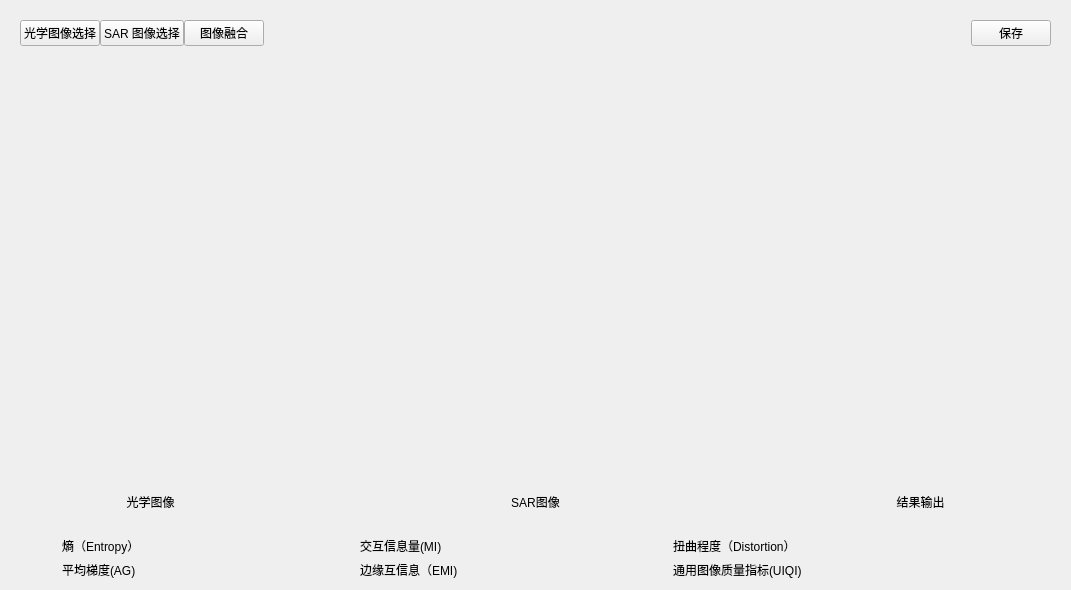
     <widget class="QWidget" name="page2">
      <layout class="QVBoxLayout" name="verticalLayout_16">
       <item>
        <widget class="QWidget" name="subWidget2_1" native="true">
         <property name="sizePolicy">
          <sizepolicy hsizetype="Preferred" vsizetype="Fixed">
           <horstretch>0</horstretch>
           <verstretch>0</verstretch>
          </sizepolicy>
         </property>
         <layout class="QHBoxLayout" name="horizontalLayout_5">
          <property name="spacing">
           <number>0</number>
          </property>
          <item>
           <widget class="QPushButton" name="fusionImageSelect1">
            <property name="text">
             <string>光学图像选择</string>
            </property>
           </widget>
          </item>
          <item>
           <widget class="QPushButton" name="fusionImageSelect2">
            <property name="sizePolicy">
             <sizepolicy hsizetype="Fixed" vsizetype="Fixed">
              <horstretch>0</horstretch>
              <verstretch>0</verstretch>
             </sizepolicy>
            </property>
            <property name="text">
             <string>SAR 图像选择</string>
            </property>
           </widget>
          </item>
          <item>
           <widget class="QPushButton" name="imageFusionButton">
            <property name="sizePolicy">
             <sizepolicy hsizetype="Fixed" vsizetype="Fixed">
              <horstretch>0</horstretch>
              <verstretch>0</verstretch>
             </sizepolicy>
            </property>
            <property name="text">
             <string>图像融合</string>
            </property>
           </widget>
          </item>
          <item>
           <spacer name="horizontalSpacer_8">
            <property name="orientation">
             <enum>Qt::Horizontal</enum>
            </property>
            <property name="sizeHint" stdset="0">
             <size>
              <width>40</width>
              <height>20</height>
             </size>
            </property>
           </spacer>
          </item>
          <item>
           <widget class="QPushButton" name="fusionsave">
            <property name="text">
             <string>保存</string>
            </property>
           </widget>
          </item>
         </layout>
        </widget>
       </item>
       <item>
        <spacer name="verticalSpacer_3">
         <property name="orientation">
          <enum>Qt::Vertical</enum>
         </property>
         <property name="sizeType">
          <enum>QSizePolicy::Preferred</enum>
         </property>
         <property name="sizeHint" stdset="0">
          <size>
           <width>20</width>
           <height>30</height>
          </size>
         </property>
        </spacer>
       </item>
       <item>
        <layout class="QHBoxLayout" name="horizontalLayout_10">
         <item>
          <layout class="QVBoxLayout" name="verticalLayout_7">
           <item>
            <widget class="QLabel" name="merge1">
             <property name="sizePolicy">
              <sizepolicy hsizetype="Preferred" vsizetype="Preferred">
               <horstretch>0</horstretch>
               <verstretch>0</verstretch>
              </sizepolicy>
             </property>
             <property name="minimumSize">
              <size>
               <width>279</width>
               <height>385</height>
              </size>
             </property>
             <property name="maximumSize">
              <size>
               <width>279</width>
               <height>385</height>
              </size>
             </property>
             <property name="frameShape">
              <enum>QFrame::NoFrame</enum>
             </property>
             <property name="text">
              <string/>
             </property>
             <property name="pixmap">
              <pixmap resource="qss.qrc">:/image/11111.png</pixmap>
             </property>
             <property name="scaledContents">
              <bool>true</bool>
             </property>
             <property name="alignment">
              <set>Qt::AlignCenter</set>
             </property>
            </widget>
           </item>
           <item>
            <widget class="QLabel" name="label_4">
             <property name="minimumSize">
              <size>
               <width>0</width>
               <height>40</height>
              </size>
             </property>
             <property name="maximumSize">
              <size>
               <width>16777215</width>
               <height>40</height>
              </size>
             </property>
             <property name="text">
              <string>光学图像</string>
             </property>
             <property name="alignment">
              <set>Qt::AlignCenter</set>
             </property>
            </widget>
           </item>
          </layout>
         </item>
         <item>
          <spacer name="horizontalSpacer_11">
           <property name="orientation">
            <enum>Qt::Horizontal</enum>
           </property>
           <property name="sizeType">
            <enum>QSizePolicy::Preferred</enum>
           </property>
           <property name="sizeHint" stdset="0">
            <size>
             <width>100</width>
             <height>20</height>
            </size>
           </property>
          </spacer>
         </item>
         <item>
          <layout class="QVBoxLayout" name="verticalLayout_8">
           <item>
            <widget class="QLabel" name="merge2">
             <property name="sizePolicy">
              <sizepolicy hsizetype="Preferred" vsizetype="Preferred">
               <horstretch>0</horstretch>
               <verstretch>0</verstretch>
              </sizepolicy>
             </property>
             <property name="minimumSize">
              <size>
               <width>279</width>
               <height>385</height>
              </size>
             </property>
             <property name="maximumSize">
              <size>
               <width>279</width>
               <height>385</height>
              </size>
             </property>
             <property name="frameShape">
              <enum>QFrame::NoFrame</enum>
             </property>
             <property name="text">
              <string/>
             </property>
             <property name="pixmap">
              <pixmap resource="qss.qrc">:/image/11111.png</pixmap>
             </property>
             <property name="scaledContents">
              <bool>true</bool>
             </property>
             <property name="alignment">
              <set>Qt::AlignCenter</set>
             </property>
            </widget>
           </item>
           <item>
            <widget class="QLabel" name="label_5">
             <property name="minimumSize">
              <size>
               <width>0</width>
               <height>40</height>
              </size>
             </property>
             <property name="maximumSize">
              <size>
               <width>16777215</width>
               <height>40</height>
              </size>
             </property>
             <property name="text">
              <string>SAR图像</string>
             </property>
             <property name="alignment">
              <set>Qt::AlignCenter</set>
             </property>
            </widget>
           </item>
          </layout>
         </item>
         <item>
          <spacer name="horizontalSpacer_12">
           <property name="orientation">
            <enum>Qt::Horizontal</enum>
           </property>
           <property name="sizeType">
            <enum>QSizePolicy::Preferred</enum>
           </property>
           <property name="sizeHint" stdset="0">
            <size>
             <width>100</width>
             <height>20</height>
            </size>
           </property>
          </spacer>
         </item>
         <item>
          <layout class="QVBoxLayout" name="verticalLayout_9">
           <item>
            <widget class="QLabel" name="merge3">
             <property name="sizePolicy">
              <sizepolicy hsizetype="Preferred" vsizetype="Preferred">
               <horstretch>0</horstretch>
               <verstretch>0</verstretch>
              </sizepolicy>
             </property>
             <property name="minimumSize">
              <size>
               <width>279</width>
               <height>385</height>
              </size>
             </property>
             <property name="maximumSize">
              <size>
               <width>279</width>
               <height>385</height>
              </size>
             </property>
             <property name="frameShape">
              <enum>QFrame::NoFrame</enum>
             </property>
             <property name="text">
              <string/>
             </property>
             <property name="pixmap">
              <pixmap resource="qss.qrc">:/image/11111.png</pixmap>
             </property>
             <property name="scaledContents">
              <bool>true</bool>
             </property>
             <property name="alignment">
              <set>Qt::AlignCenter</set>
             </property>
            </widget>
           </item>
           <item>
            <widget class="QLabel" name="label_6">
             <property name="minimumSize">
              <size>
               <width>0</width>
               <height>40</height>
              </size>
             </property>
             <property name="maximumSize">
              <size>
               <width>16777215</width>
               <height>40</height>
              </size>
             </property>
             <property name="text">
              <string>结果输出</string>
             </property>
             <property name="alignment">
              <set>Qt::AlignCenter</set>
             </property>
            </widget>
           </item>
          </layout>
         </item>
        </layout>
       </item>
       <item>
        <spacer name="verticalSpacer_4">
         <property name="orientation">
          <enum>Qt::Vertical</enum>
         </property>
         <property name="sizeType">
          <enum>QSizePolicy::Preferred</enum>
         </property>
         <property name="sizeHint" stdset="0">
          <size>
           <width>17</width>
           <height>9</height>
          </size>
         </property>
        </spacer>
       </item>
       <item>
        <layout class="QHBoxLayout" name="horizontalLayout_16">
         <item>
          <layout class="QVBoxLayout" name="verticalLayout_11" stretch="1,1">
           <item>
            <layout class="QHBoxLayout" name="horizontalLayout_2">
             <item>
              <widget class="QLabel" name="entropyLabel_2">
               <property name="maximumSize">
                <size>
                 <width>150</width>
                 <height>20</height>
                </size>
               </property>
               <property name="frameShape">
                <enum>QFrame::NoFrame</enum>
               </property>
               <property name="text">
                <string>熵（Entropy）</string>
               </property>
              </widget>
             </item>
             <item>
              <widget class="QLabel" name="entropy_label">
               <property name="minimumSize">
                <size>
                 <width>50</width>
                 <height>0</height>
                </size>
               </property>
               <property name="maximumSize">
                <size>
                 <width>70</width>
                 <height>20</height>
                </size>
               </property>
               <property name="text">
                <string/>
               </property>
              </widget>
             </item>
            </layout>
           </item>
           <item>
            <layout class="QHBoxLayout" name="horizontalLayout_9">
             <item>
              <widget class="QLabel" name="value1_2">
               <property name="maximumSize">
                <size>
                 <width>150</width>
                 <height>20</height>
                </size>
               </property>
               <property name="text">
                <string>平均梯度(AG)</string>
               </property>
              </widget>
             </item>
             <item>
              <widget class="QLabel" name="Grad_ave">
               <property name="minimumSize">
                <size>
                 <width>50</width>
                 <height>0</height>
                </size>
               </property>
               <property name="maximumSize">
                <size>
                 <width>70</width>
                 <height>20</height>
                </size>
               </property>
               <property name="text">
                <string/>
               </property>
              </widget>
             </item>
            </layout>
           </item>
          </layout>
         </item>
         <item>
          <spacer name="horizontalSpacer_3">
           <property name="orientation">
            <enum>Qt::Horizontal</enum>
           </property>
           <property name="sizeType">
            <enum>QSizePolicy::Preferred</enum>
           </property>
           <property name="sizeHint" stdset="0">
            <size>
             <width>15</width>
             <height>20</height>
            </size>
           </property>
          </spacer>
         </item>
         <item>
          <layout class="QVBoxLayout" name="verticalLayout_13" stretch="1,1">
           <item>
            <layout class="QHBoxLayout" name="horizontalLayout_11">
             <item>
              <widget class="QLabel" name="value2_2">
               <property name="maximumSize">
                <size>
                 <width>150</width>
                 <height>20</height>
                </size>
               </property>
               <property name="text">
                <string>交互信息量(MI)</string>
               </property>
              </widget>
             </item>
             <item>
              <widget class="QLabel" name="mutual">
               <property name="minimumSize">
                <size>
                 <width>50</width>
                 <height>0</height>
                </size>
               </property>
               <property name="maximumSize">
                <size>
                 <width>85</width>
                 <height>20</height>
                </size>
               </property>
               <property name="text">
                <string/>
               </property>
              </widget>
             </item>
            </layout>
           </item>
           <item>
            <layout class="QHBoxLayout" name="horizontalLayout_13">
             <item>
              <widget class="QLabel" name="eMILabel_2">
               <property name="maximumSize">
                <size>
                 <width>150</width>
                 <height>20</height>
                </size>
               </property>
               <property name="text">
                <string>边缘互信息（EMI)</string>
               </property>
              </widget>
             </item>
             <item>
              <widget class="QLabel" name="label_15">
               <property name="minimumSize">
                <size>
                 <width>50</width>
                 <height>0</height>
                </size>
               </property>
               <property name="maximumSize">
                <size>
                 <width>85</width>
                 <height>20</height>
                </size>
               </property>
               <property name="text">
                <string/>
               </property>
              </widget>
             </item>
            </layout>
           </item>
          </layout>
         </item>
         <item>
          <spacer name="horizontalSpacer_7">
           <property name="orientation">
            <enum>Qt::Horizontal</enum>
           </property>
           <property name="sizeType">
            <enum>QSizePolicy::Preferred</enum>
           </property>
           <property name="sizeHint" stdset="0">
            <size>
             <width>15</width>
             <height>20</height>
            </size>
           </property>
          </spacer>
         </item>
         <item>
          <layout class="QVBoxLayout" name="verticalLayout_15" stretch="1,1">
           <item>
            <layout class="QHBoxLayout" name="horizontalLayout_14">
             <item>
              <widget class="QLabel" name="value2_3">
               <property name="minimumSize">
                <size>
                 <width>100</width>
                 <height>0</height>
                </size>
               </property>
               <property name="maximumSize">
                <size>
                 <width>180</width>
                 <height>20</height>
                </size>
               </property>
               <property name="text">
                <string>扭曲程度（Distortion）</string>
               </property>
              </widget>
             </item>
             <item>
              <widget class="QLabel" name="wrap">
               <property name="minimumSize">
                <size>
                 <width>100</width>
                 <height>0</height>
                </size>
               </property>
               <property name="maximumSize">
                <size>
                 <width>150</width>
                 <height>20</height>
                </size>
               </property>
               <property name="text">
                <string/>
               </property>
              </widget>
             </item>
            </layout>
           </item>
           <item>
            <layout class="QHBoxLayout" name="horizontalLayout_15">
             <item>
              <widget class="QLabel" name="eMILabel_3">
               <property name="minimumSize">
                <size>
                 <width>100</width>
                 <height>0</height>
                </size>
               </property>
               <property name="maximumSize">
                <size>
                 <width>180</width>
                 <height>20</height>
                </size>
               </property>
               <property name="text">
                <string>通用图像质量指标(UIQI)</string>
               </property>
              </widget>
             </item>
             <item>
              <widget class="QLabel" name="quality">
               <property name="minimumSize">
                <size>
                 <width>100</width>
                 <height>0</height>
                </size>
               </property>
               <property name="maximumSize">
                <size>
                 <width>150</width>
                 <height>20</height>
                </size>
               </property>
               <property name="text">
                <string/>
               </property>
              </widget>
             </item>
            </layout>
           </item>
          </layout>
         </item>
        </layout>
       </item>
      </layout>
     </widget>
